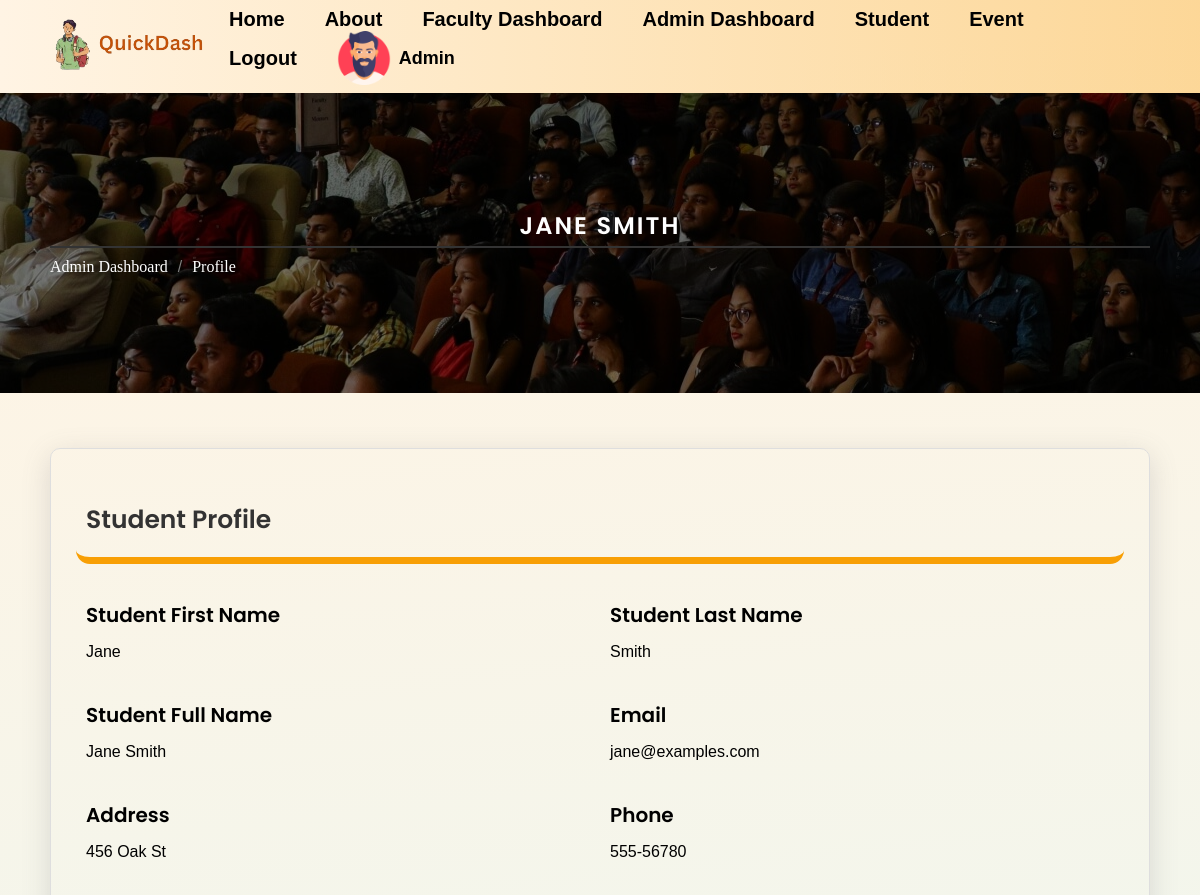
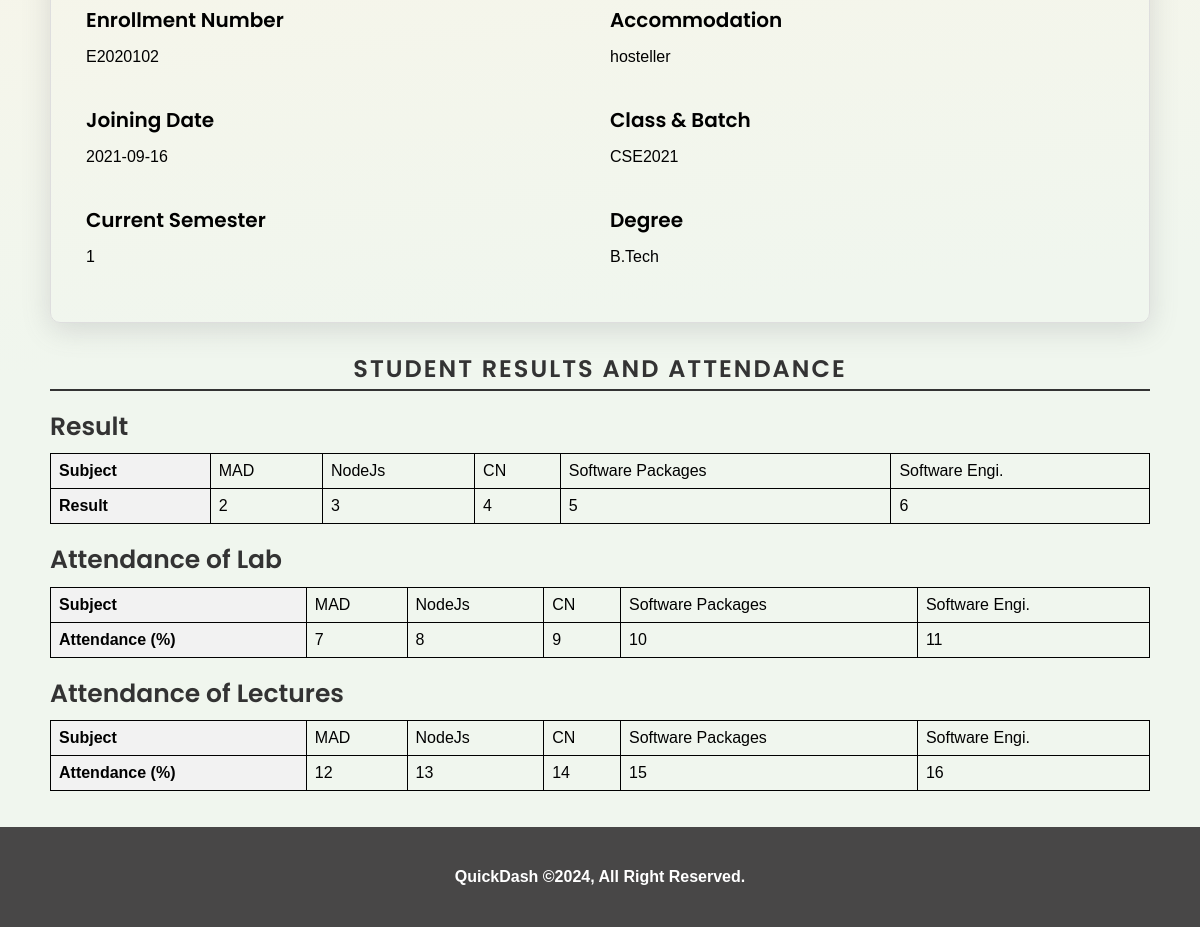
Before: /view_details.php?id=2 (signed in) with the older database file (2 pictures, top to bottom).
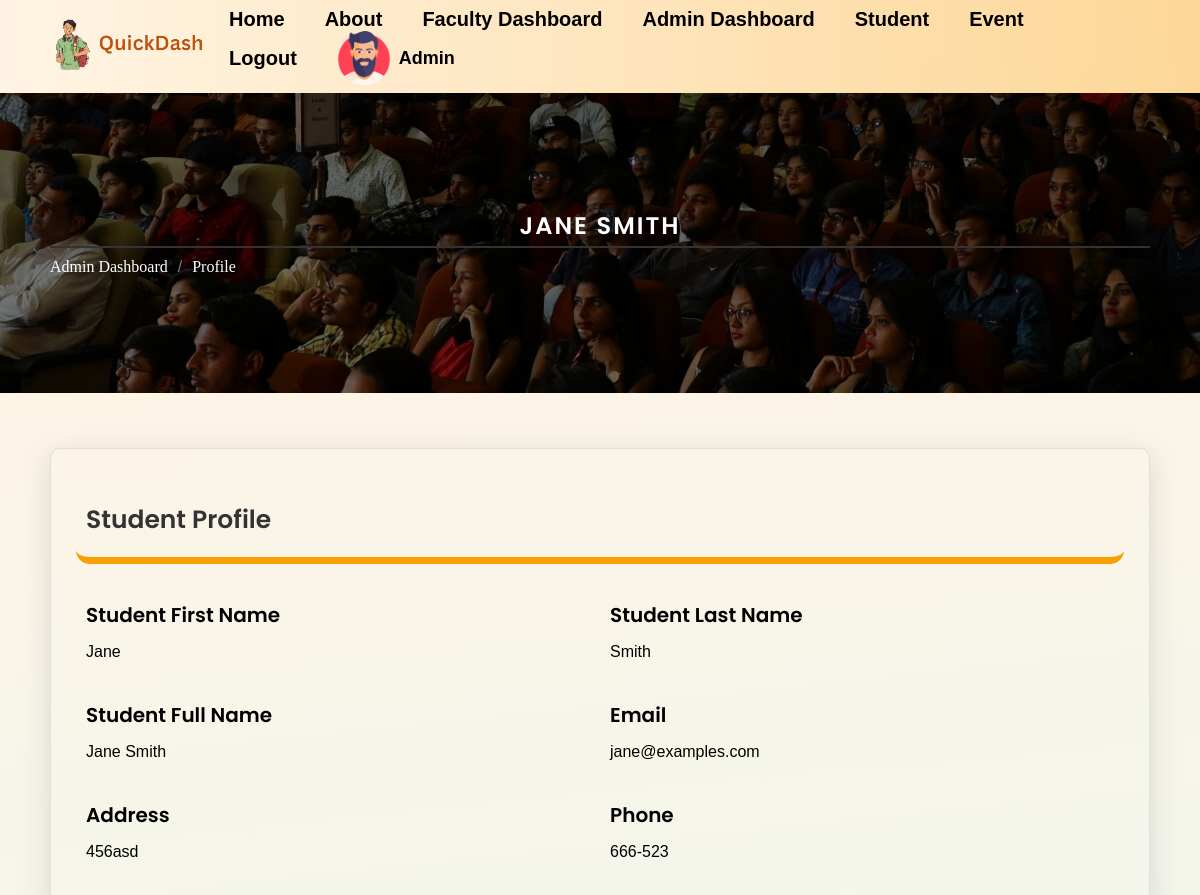
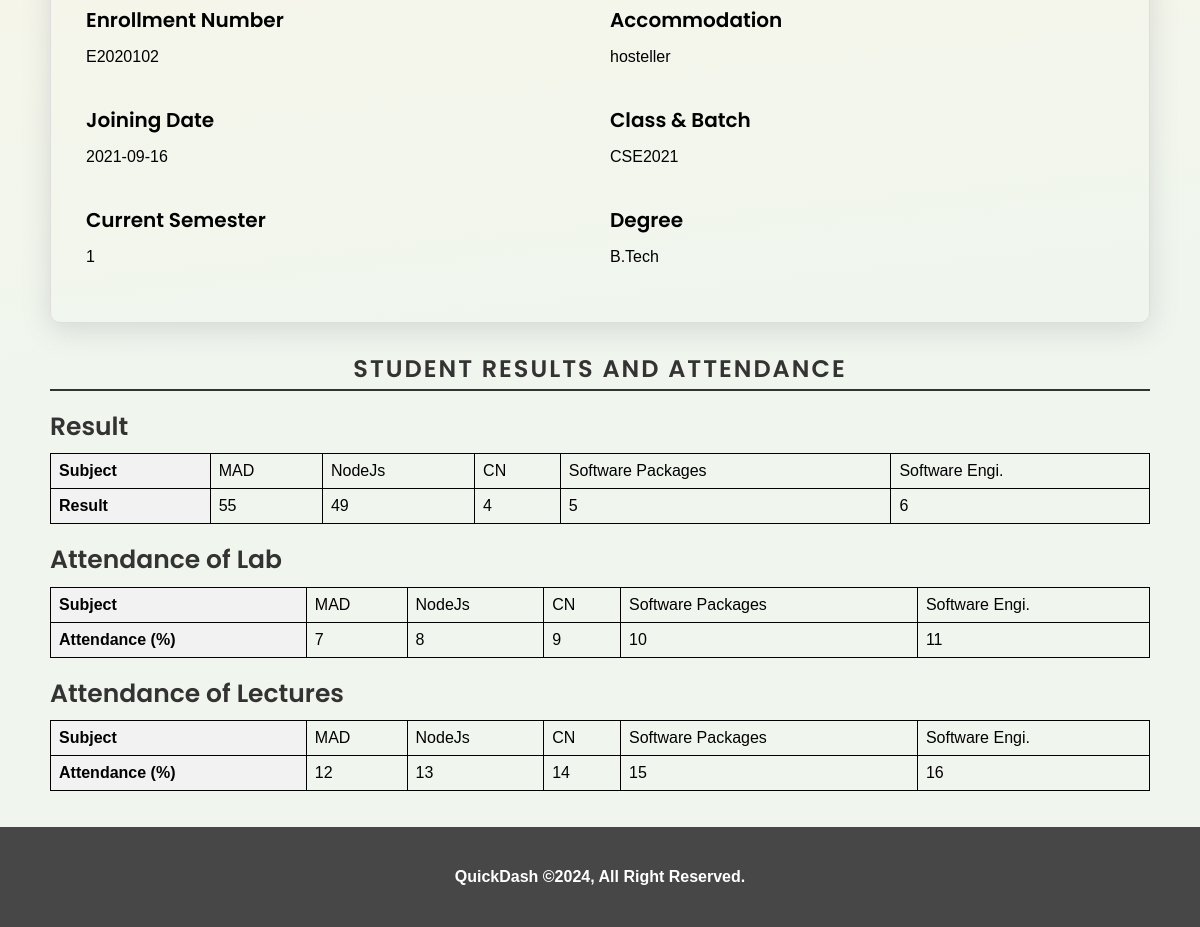
After: the same page with the newer database file (2 pictures, top to bottom).
### tables this page shows
CREATE TABLE `users` (
  `id` int(11) NOT NULL,
  `first_name` varchar(255) DEFAULT NULL,
  `last_name` varchar(255) DEFAULT NULL,
  `name` varchar(255) NOT NULL,
  `email` varchar(255) NOT NULL,
  `password` varchar(255) NOT NULL,
  `address` varchar(255) NOT NULL,
  `phone_number` varchar(15) DEFAULT NULL,
  `enrollment_number` varchar(20) NOT NULL,
  `accommodation` enum('hosteller','traveller') NOT NULL,
  `current_semester` varchar(50) NOT NULL,
  `marks_mad` int(11) NOT NULL,
  `marks_nodejs` int(11) NOT NULL,
  `marks_cn` int(11) NOT NULL,
  `marks_software_packages` int(11) NOT NULL,
  `marks_software_engi` int(11) NOT NULL,
  `join_date` date DEFAULT NULL,
  `class_batch` varchar(20) DEFAULT NULL,
  `current_degree` varchar(50) DEFAULT NULL,
  `lab_attendance_mad` int(11) DEFAULT NULL,
  `lab_attendance_nodejs` int(11) DEFAULT NULL,
  `lab_attendance_cn` int(11) DEFAULT NULL,
  `lab_attendance_software_packages` int(11) DEFAULT NULL,
  `lab_attendance_software_engi` int(11) DEFAULT NULL,
  `lec_attendance_mad` int(11) DEFAULT NULL,
  `lec_attendance_nodejs` int(11) DEFAULT NULL,
  `lec_attendance_cn` int(11) DEFAULT NULL,
  `lec_attendance_software_packages` int(11) DEFAULT NULL,
  `lec_attendance_software_engi` int(11) DEFAULT NULL,
  `is_admin` tinyint(1) DEFAULT 0
);

### view_details.php (the view, shortened to what the rows shown need)
<?php
include 'db_config.php';
$userID = isset($_GET['id']) ? $_GET['id'] : null;
if ($userID) {
    try {
        $stmt = $conn->prepare("SELECT * FROM users WHERE id = ?");
        $stmt->bind_param("i", $userID);
        if (!$stmt->execute()) {
            die('Error executing the query: ' . $stmt->error);
        }
        $result = $stmt->get_result();
        if ($user = $result->fetch_assoc()) {
            $name = $user['name'];
            $first_name = $user['first_name'];
            $last_name = $user['last_name'];
            $email = $user['email'];
            $address = $user['address'];
            $phone = $user['phone_number'];
            $enrollmentNumber = $user['enrollment_number'];
            $accommodation = $user['accommodation'];
            $joinDate = $user['join_date'];
            $classBatch = $user['class_batch'];
            $currentDegree = $user['current_degree'];
            $currentSemester = $user['current_semester'];
            $marksMAD = $user['marks_mad'];
            $marksNodeJs = $user['marks_nodejs'];
            $marksCN = $user['marks_cn'];
            $marksSoftwarePackages = $user['marks_software_packages'];
            $marksSoftwareEngi = $user['marks_software_engi'];
            $labAttendanceMAD = $user['lab_attendance_mad'];
            $labAttendanceNodeJs = $user['lab_attendance_nodejs'];
            $labAttendanceCN = $user['lab_attendance_cn'];
            $labAttendanceSoftwarePackages = $user['lab_attendance_software_packages'];
            $labAttendanceSoftwareEngi = $user['lab_attendance_software_engi'];
            $lecAttendanceMAD = $user['lec_attendance_mad'];
            $lecAttendanceNodeJs = $user['lec_attendance_nodejs'];
            $lecAttendanceCN = $user['lec_attendance_cn'];
            $lecAttendanceSoftwarePackages = $user['lec_attendance_software_packages'];
            $lecAttendanceSoftwareEngi = $user['lec_attendance_software_engi'];
            include 'header.php';
            echo '<main class="site-main dashboard-page admin-dash">';
            echo '<div class="site-content-inner">';
            echo '<div class="page-content-in">';
            echo '<div class="page-headings" style="background-image:url(\'assets/images/banner.jpg\');">';
            echo '    <div class="container">';
            echo '        <h2>' . $name . '</h2>';
            echo '        <div class="breadcrumb-list">';
            echo '            <ul>';
            if (isset($_SESSION['is_admin']) && $_SESSION['is_admin']) {
                echo '                <li><a href="' . $home_url . '/admin_dashboard.php">Admin Dashboard</a></li>';
            } else {
                echo '                <li><a href="' . $home_url . '/student_dashboard.php">Student Dashboard</a></li>';
            }
            echo '                <li><span> / </span></li>';
            echo '                <li><a href="' . $home_url . '/view_details.php?id=' . $userID . '">Profile</a></li>';
            echo '            </ul>';
            echo '        </div>';
            echo '    </div>';
            echo '</div>';
            echo '<div class="container view-dashs">';
            echo '<div class="inner-dash-details view-details-top">';
            echo '    <div class="rows heads-in-sub">';
            echo '        <div class="cols-50">';
            echo '            <h3>Student Profile</h3>';
            echo '        </div>';
            echo '    </div>';
            echo '    <div class="rows">';
            echo '        <div class="cols-50">';
            echo '            <div class="info-divs">';
            echo '                <h4>Student First Name</h4>';
            echo "                <p>{$first_name}</p>";
            echo '            </div>';
            echo '        </div>';
            echo '        <div class="cols-50">';
            echo '            <div class="info-divs">';
            echo '                <h4>Student Last Name</h4>';
            echo "                <p>{$last_name}</p>";
            echo '            </div>';
            echo '        </div>';
            echo '        <div class="cols-50">';
            echo '            <div class="info-divs">';
            echo '                <h4>Student Full Name</h4>';
            echo "                <p>{$name}</p>";
            echo '            </div>';
            echo '        </div>';
            echo '        <div class="cols-50">';
            echo '            <div class="info-divs">';
            echo '                <h4>Email</h4>';
            echo "                <p>{$email}</p>";
            echo '            </div>';
            echo '        </div>';
            echo '        <div class="cols-50">';
            echo '            <div class="info-divs">';
            echo '                <h4>Address</h4>';
            echo "                <p>{$address}</p>";
            echo '            </div>';
            echo '        </div>';
            echo '        <div class="cols-50">';
            echo '            <div class="info-divs">';
            echo '                <h4>Phone</h4>';
            echo "                <p>{$phone}</p>";
            echo '            </div>';
            echo '        </div>';
            echo '        <div class="cols-50">';
            echo '            <div class="info-divs">';
            echo '                <h4>Enrollment Number</h4>';
            echo "                <p>{$enrollmentNumber}</p>";
            echo '            </div>';
            echo '        </div>';
            echo '        <div class="cols-50">';
            echo '            <div class="info-divs">';
            echo '                <h4>Accommodation</h4>';
            echo "                <p>{$accommodation}</p>";
            echo '            </div>';
            echo '        </div>';
            echo '        <div class="cols-50">';
            echo '            <div class="info-divs">';
            echo '                <h4>Joining Date </h4>';
            echo "                <p>{$joinDate}</p>";
            echo '            </div>';
            echo '        </div>';
            echo '        <div class="cols-50">';
            echo '            <div class="info-divs">';
            echo '                <h4>Class & Batch</h4>';
            echo "                <p>{$classBatch}</p>";
            echo '            </div>';
            echo '        </div>';
            echo '        <div class="cols-50">';
            echo '            <div class="info-divs">';
            echo '                <h4>Current Semester</h4>';
            echo "                <p>{$currentSemester}</p>";
            echo '            </div>';
            echo '        </div>';
            echo '        <div class="cols-50">';
            echo '            <div class="info-divs">';
            echo '                <h4> Degree</h4>';
            echo "                <p>{$currentDegree}</p>";
            echo '            </div>';
            echo '        </div>';
            echo '    </div>';
            echo '</div>';
            ?>
            <html lang="en">
            <head>
            </head>
            <body>
                <h2>Student Results and Attendance</h2>
                <h3>Result</h3>
                <table>
                    <tr>
                        <th>Subject</th>
                        <td>MAD</td>
                        <td>NodeJs</td>
                        <td>CN</td>
                        <td>Software Packages</td>
                        <td>Software Engi.</td>
                    </tr>
                    <tr>
                        <th>Result</th>
                        <td>
                            <?php echo $marksMAD; ?>
                        </td>
                        <td>
                            <?php echo $marksNodeJs; ?>
                        </td>
                        <td>
                            <?php echo $marksCN; ?>
                        </td>
                        <td>
                            <?php echo $marksSoftwarePackages; ?>
                        </td>
                        <td>
                            <?php echo $marksSoftwareEngi; ?>
                        </td>
                    </tr>
                </table>
                <h3>Attendance of Lab</h3>
                <table>
                    <tr>
                        <th>Subject</th>
                        <td>MAD</td>
                        <td>NodeJs</td>
                        <td>CN</td>
                        <td>Software Packages</td>
                        <td>Software Engi.</td>
                    </tr>
                    <tr>
                        <th>Attendance (%)</th>
                        <td>
                            <?php echo $labAttendanceMAD; ?>
                        </td>
                        <td>
                            <?php echo $labAttendanceNodeJs; ?>
                        </td>
                        <td>
                            <?php echo $labAttendanceCN; ?>
                        </td>
                        <td>
                            <?php echo $labAttendanceSoftwarePackages; ?>
                        </td>
                        <td>
                            <?php echo $labAttendanceSoftwareEngi; ?>
                        </td>
                    </tr>
                </table>
                <h3>Attendance of Lectures</h3>
                <table>
                    <tr>
                        <th>Subject</th>
                        <td>MAD</td>
                        <td>NodeJs</td>
                        <td>CN</td>
                        <td>Software Packages</td>
                        <td>Software Engi.</td>
                    </tr>
                    <tr>
                        <th>Attendance (%)</th>
                        <td>
                            <?php echo $lecAttendanceMAD; ?>
                        </td>
                        <td>
                            <?php echo $lecAttendanceNodeJs; ?>
                        </td>
                        <td>
                            <?php echo $lecAttendanceCN; ?>
                        </td>
                        <td>
                            <?php echo $lecAttendanceSoftwarePackages; ?>
                        </td>
                        <td>
                            <?php echo $lecAttendanceSoftwareEngi; ?>
                        </td>
                    </tr>
                </table><br><br>
            </body>
            </html>
            <?php
            echo '</div></div></div></main>';
            include 'footer.php';
        } else {
            echo "User not found.";
        }
    } catch (Exception $e) {
        echo "Error: " . $e->getMessage();
    }
} else {
    echo "Invalid user ID.";
}
?>

### header.php (shortened to what the rows shown need)
<?php
$protocol = isset($_SERVER['HTTPS']) && $_SERVER['HTTPS'] === 'on' ? 'https' : 'http';
$host = $_SERVER['HTTP_HOST'];
$script = $_SERVER['SCRIPT_NAME'];
$home_url = $protocol . '://' . $host . dirname($script) . '/';
include 'db_config.php';
function getUserData($userId, $conn)
{
    $stmt = $conn->prepare("SELECT first_name, is_admin FROM users WHERE id = ?");
    $stmt->bind_param("i", $userId);
    $stmt->execute();
    $stmt->bind_result($userName, $isAdmin);
    if ($stmt->fetch()) {
        return ['first_name' => $userName, 'is_admin' => $isAdmin];
    } else {
        return false;
    }
}
$userData = isset($_SESSION['user_id']) ? getUserData($_SESSION['user_id'], $conn) : false;
$userName = $userData ? $userData['first_name'] : false;
$isUserAdmin = $userData ? $userData['is_admin'] : false;
?>
<!DOCTYPE html>
<html>
<head>
    <link rel="stylesheet" type="text/css" href="https://cdn.datatables.net/1.10.9/css/jquery.dataTables.min.css">
    <link rel="stylesheet" href="assets/css/main.css">
    <link rel="stylesheet" href="assets/css/responsive.css">
</head>
<body>
    <header>
        <div class="container">
            <div class="header-inner">
                <div class="header-logo">
                    <a href="<?php echo $home_url; ?>"><img src="assets/images/logo.png"></a>
                </div>
                <div class="header-menu">
                    <nav>
                        <ul>
                            <li><a href="<?php echo $home_url; ?>">Home</a></li>
                            <li><a href="<?php echo $home_url; ?>/about.php">About</a></li>
                            <?php if (isset($_SESSION['user_id'])) { ?>
                                <?php if ($isUserAdmin) { ?>
                                    <li><a href="<?php echo $home_url; ?>/faculty_dashboard.php">Faculty Dashboard</a></li>
                                    <li><a href="<?php echo $home_url; ?>/admin_dashboard.php">Admin Dashboard</a></li>
                                    <li><a href="<?php echo $home_url; ?>/student_dash.php">Student</a></li>
                                    <li><a href="<?php echo $home_url; ?>/event_add.php">Event</a></li>
                                <?php } else { ?>
                                    <li><a href="<?php echo $home_url; ?>/dashboard.php">Dashboard</a></li>
                                    <li><a href="<?php echo $home_url; ?>/event_detail.php">Event</a></li>
                                <?php } ?>
                                <li><a href="<?php echo $home_url; ?>/logout.php">Logout</a></li>
                                <?php if ($userName) { ?>
                                    <li class="profile-name-head">
                                        <a
                                            href="<?php echo $isUserAdmin ? $home_url . '/admin_dashboard.php' : $home_url . '/dashboard.php'; ?>">
                                            <img src="assets/images/man.png">
                                            <span>
                                                <?php echo $userName; ?>
                                            </span>
                                        </a>
                                    </li>
                                <?php } ?>
                            <?php } else { ?>
                                <li><a href="<?php echo $home_url; ?>/login.php">Login</a></li>
                            <?php } ?>
                        </ul>
                    </nav>
                </div>
            </div>
        </div>
    </header>
</body>
</html>

Changed rows visible on the page:
changed users "JANE SMITH": address "456 Oak St" → "456asd"; phone_number "555-56780" → "666-523"; marks_mad "2" → "55"; marks_nodejs "3" → "49"
